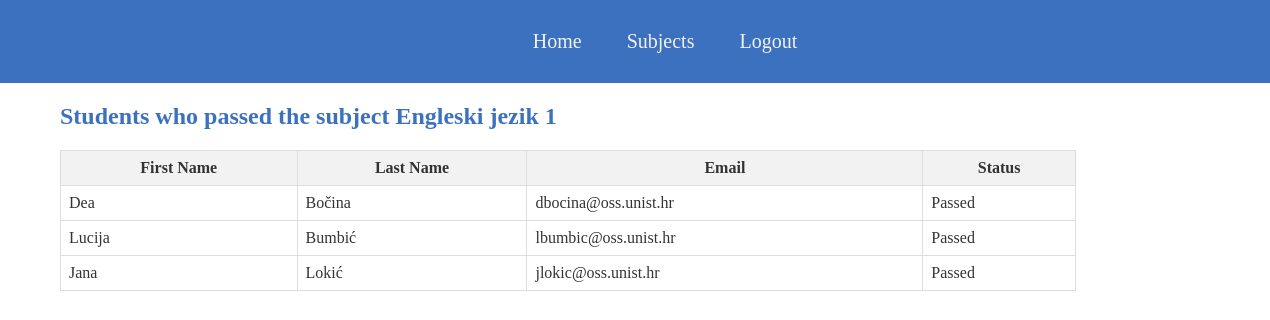
/izbornik/profesor/predmeti/studenti/polozili/6/ (signed in), run on the app's committed database.
### app1/models.py (models this page shows, shortened)
class Predmeti(models.Model):
    name = models.CharField(max_length=30)
    kod = models.CharField(max_length=10)
    program = models.TextField()
    ects = models.IntegerField()
    sem_red = models.IntegerField()
    sem_izv = models.IntegerField()
    izborni = models.CharField(max_length=3)
    nositelj = models.ForeignKey(Korisnik, on_delete=models.CASCADE, blank="true", null="true")

class Korisnik_Predmet(models.Model):
    korisnik = models.ForeignKey(Korisnik, on_delete=models.CASCADE, blank=True, null=True)
    predmeti = models.ForeignKey(Predmeti, on_delete=models.CASCADE, blank=True, null=True)
    status = models.ForeignKey(Status, on_delete=models.CASCADE, blank=True, null=True, default=1)

class Korisnik(AbstractUser):
    role = models.ForeignKey(Uloge, on_delete=models.CASCADE, blank="true", null="true")
    status = models.ForeignKey(StatusStudenta, on_delete=models.CASCADE, blank="true", null="true")

### app1/decorators.py (the view)
    def wrapper(request,*args,**kwargs):
        if (request.user.role.role != 'Profesor'):
            return render(request,'error.html')
        else:
            return function(request,*args,**kwargs)

### app1/views.py (called while the page is built)
@professor_required
def viewStudentsPassed(request, subject_id):
    subject = get_object_or_404(Predmeti, id=subject_id)
    passed_students = Korisnik_Predmet.objects.filter(predmeti=subject, status__status='Položen')
    return render(request, 'profesorStudenti3.html', {'subject': subject, 'students': passed_students})

### app1/templates/profesorStudenti3.html (shortened to what this page needs)
{% extends 'home.html' %}
{% block profesorStudenti3 %}
<header>
  <a href="{% url 'izbornik_profesor' %}">Home</a>
  <a href="{% url 'predmeti' %}">Subjects</a>
  <a href="{% url 'logout' %}">Logout</a>
</header>
<h2>Students who passed the subject {{ subject.name }}</h2>
<table>
  <thead>
    <tr>
      <th>First Name</th>
      <th>Last Name</th>
      <th>Email</th>
      <th>Status</th>
    </tr>
  </thead>
  <tbody>
    {% for student in students %}
      <tr>
        <td>{{ student.korisnik.first_name }}</td>
        <td>{{ student.korisnik.last_name }}</td>
        <td>{{ student.korisnik.email }}</td>
        <td>
          {% if student.status.status == 'Položen' %}
          Passed
        {% else %}
          {{ student.status.status }}
        {% endif %}
      </td>
      </tr>
    {% endfor %}
  </tbody>
</table>
{% endblock %}

### app1/templates/profesorStudenti3.html (style rules this page uses)
body { margin: 0; display: flex; flex-direction: column; color: #333; overflow-x: hidden; }
a { color: #3c71c0; text-decoration: none; padding: 20px; }
header { background-color: #3c71c0; padding: 30px; text-align: center; width: 100%; font-size: 20px; }
header a { color: #f2f2f2; padding: 20px; }
h2 { margin-left: 60px; color: #3c71c0; }
table { border-collapse: collapse; width: 80%; margin-left: 60px; }
th, td { border: 1px solid #ddd; padding: 8px; }
th { background-color: #f2f2f2; }

### data on the page
Predmeti: name "Engleski jezik 1"
Korisnik_Predmet: korisnik.first_name "Dea", korisnik.last_name "Bočina", korisnik.email "dbocina@oss.unist.hr", shows "Passed"
Korisnik_Predmet: korisnik.first_name "Lucija", korisnik.last_name "Bumbić", korisnik.email "lbumbic@oss.unist.hr", shows "Passed"
Korisnik_Predmet: korisnik.first_name "Jana", korisnik.last_name "Lokić", korisnik.email "jlokic@oss.unist.hr", shows "Passed"
